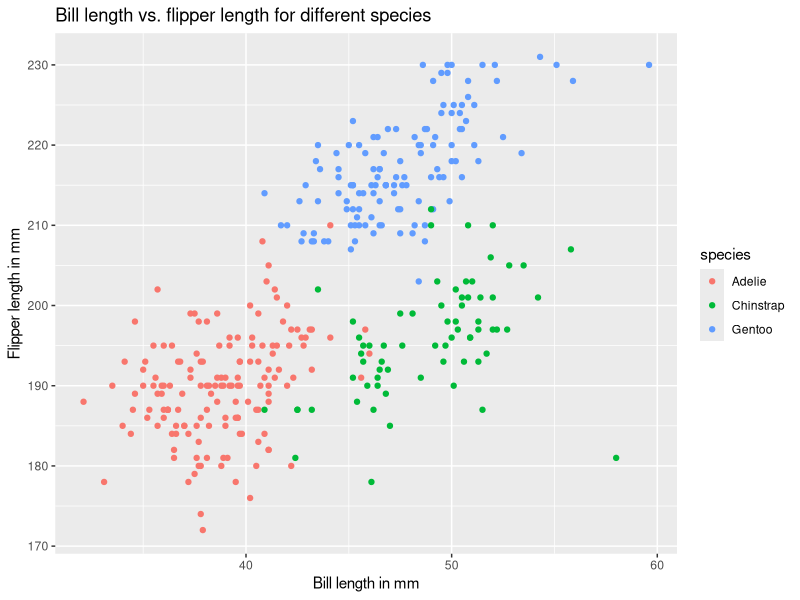

Source code (R):
## ---- chunk 1
# load library
library(palmerpenguins)
## ---- chunk 2
data("penguins", package = "palmerpenguins")
## ---- chunk 3
library(ggplot2) #for graphing scatterplot
## ---- chunk 4
ggplot(penguins, aes(x = bill_length_mm , y = flipper_length_mm, color = species)) +
  geom_point() + 
  labs(title = "Bill length vs. flipper length for different species", 
       x = "Bill length in mm",
       y = "Flipper length in mm")
